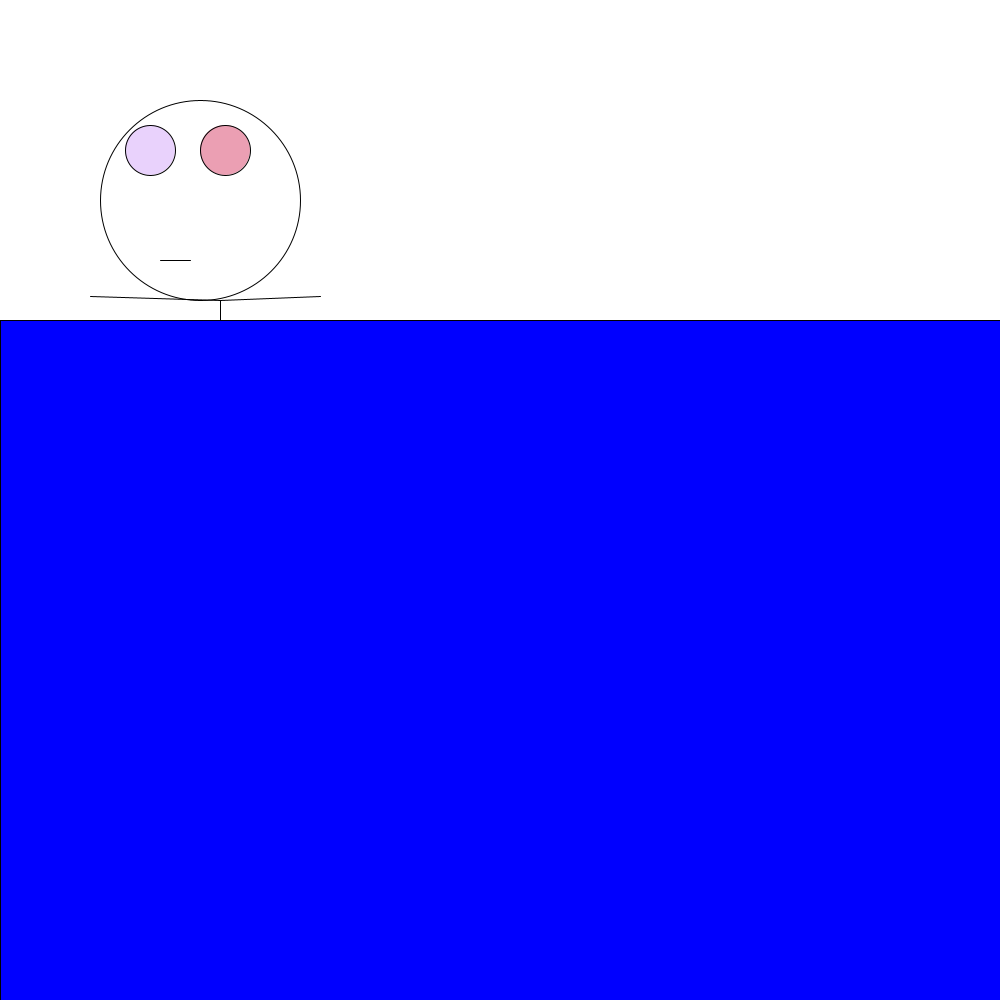
Frame 1 (no input)
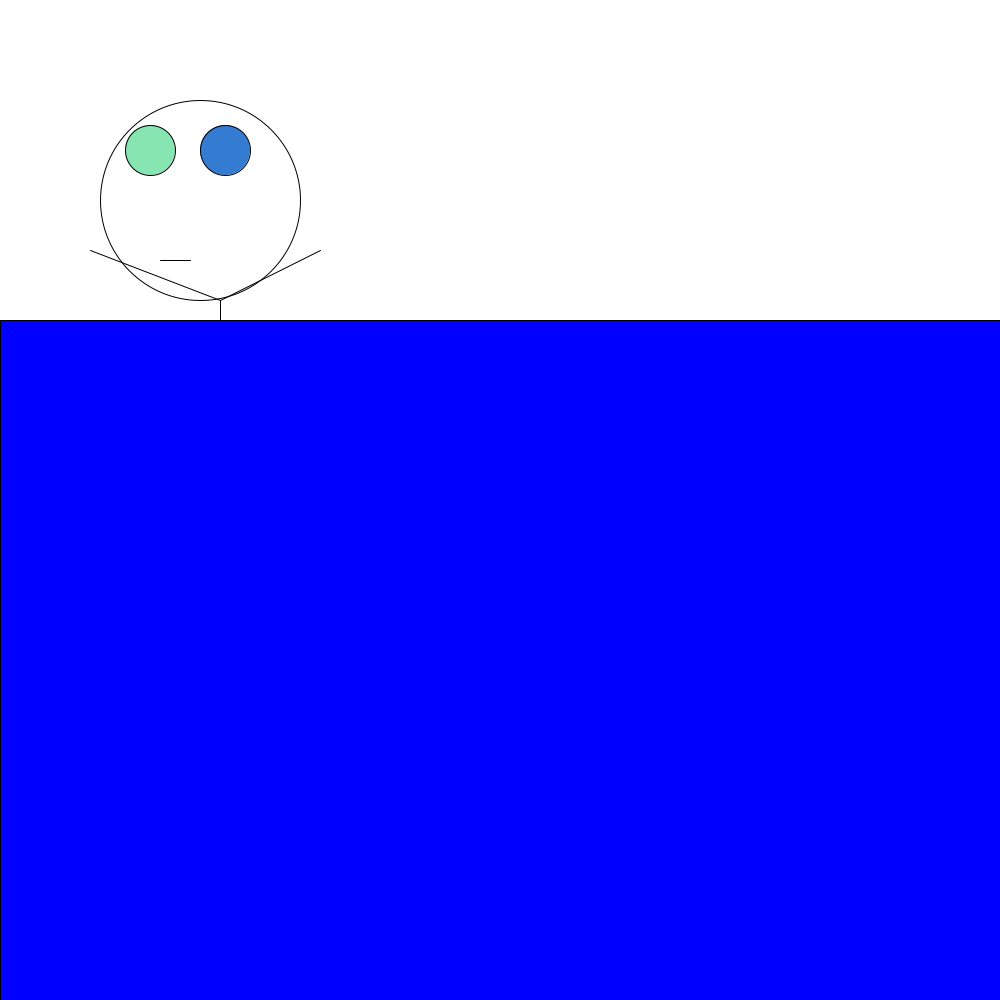
Frame 60 (the mouse pressed at the canvas centre just before this capture)
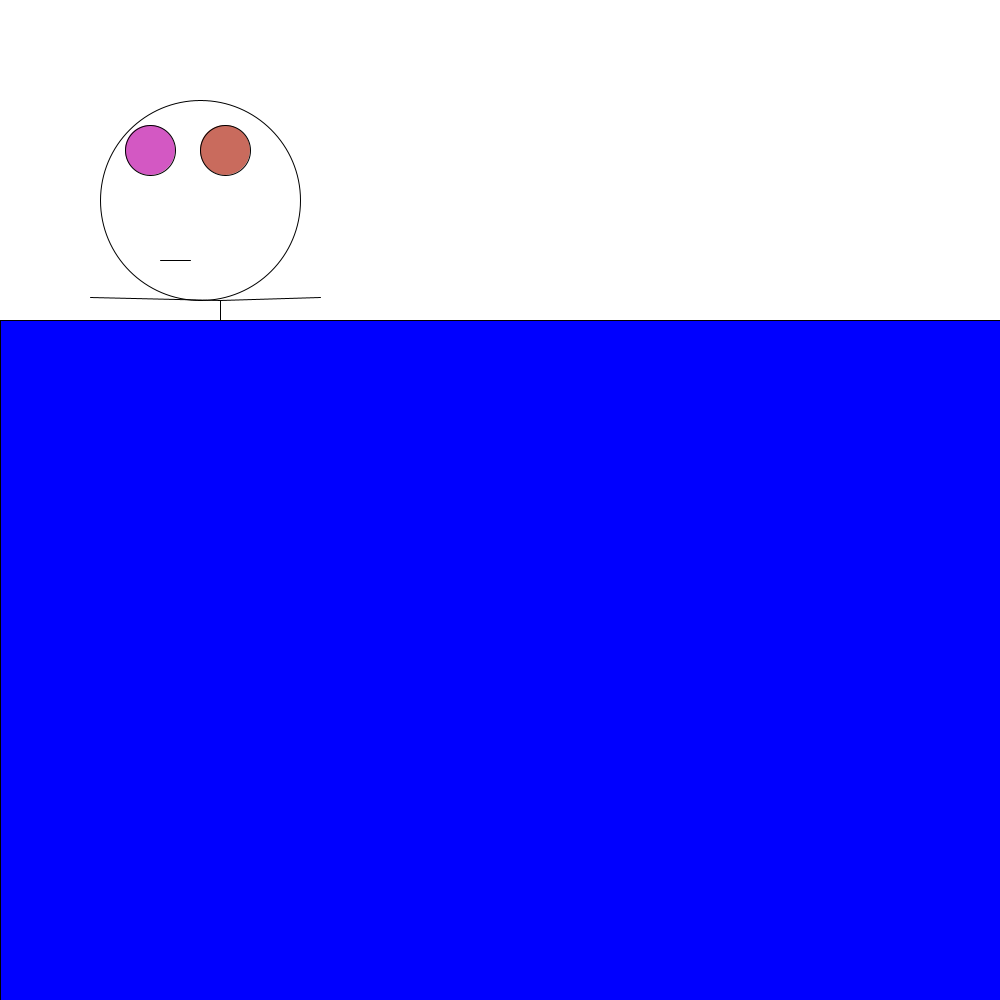
Frame 120 (the mouse held since frame 60 and released just before this capture)

The Processing sketch that drew these frames (run headless with seeded random() and noise(); from frame 60 on, the mouse is pressed at the canvas centre):

// Processing sketch: processing_67779
// ── processing_67779.pde

float a = 300;
float b = 300;
float c = 300;
void setup() 
{
  

  size (1000, 1000);
  stroke(0);
  smooth();
}
void draw () {
  background (255);
  
  fill (255);
  ellipse (200, 200, 200, 200); // head
 
fill (random (1,255), random(1,255), random(1,255), random(1,255));
ellipse (150, 150, 50, 50); // left eye 

fill (random (1,255), random(1,255), random(1,255), random(1,255));
ellipse (225, 150, 50, 50); // right eye




line (160, 260, 190, 260); // torse
  
  line (220, 300, 220, 500); // mouth
  
   b = b - 3.9;
   if (b < 250)
   b = 340;
  line (220,300,320,b); // right arm
  
  a = a - 3.9;
  if (a < 250)
   a = 340;
line (220,300,90,a); // left arm

fill (0,0,255);
rect (0,320,1000,1000); // ocean


}
